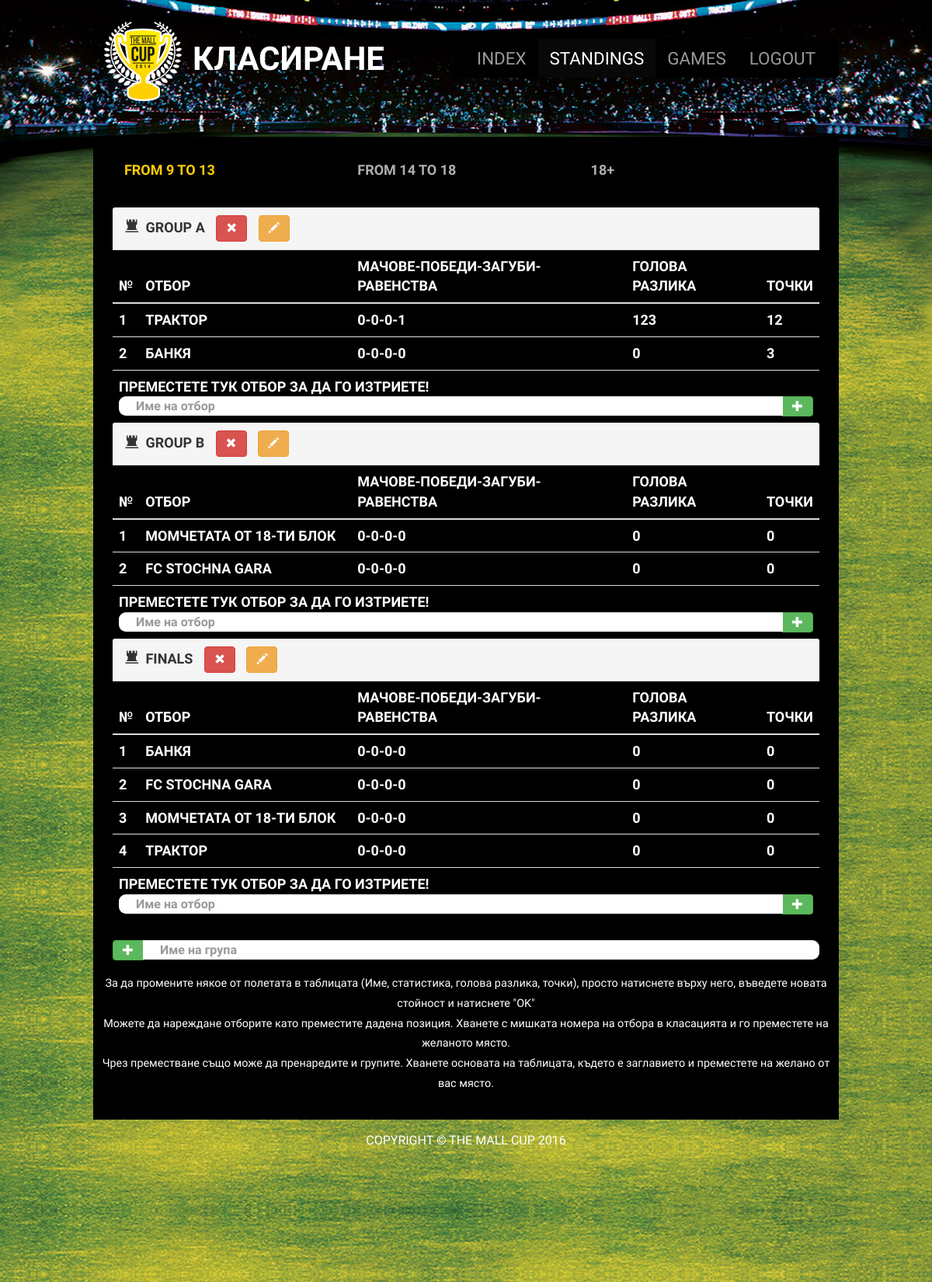
/admin/standings.php (signed in), run on the app's committed database.
### tables this page shows
CREATE TABLE IF NOT EXISTS `group` (
  `id` int(11) NOT NULL AUTO_INCREMENT,
  `gid` int(11) NOT NULL,
  `name` varchar(255) NOT NULL,
  `sort` int(11) NOT NULL,
  `stats_visible` int(11) NOT NULL DEFAULT '1',
  `games_visible` int(11) NOT NULL DEFAULT '1',
  PRIMARY KEY (`id`),
  KEY `gid` (`gid`)
);

CREATE TABLE IF NOT EXISTS `team` (
  `id` int(11) NOT NULL AUTO_INCREMENT,
  `gid` int(11) NOT NULL,
  `name` varchar(255) NOT NULL,
  `sort` int(11) NOT NULL,
  `stats` varchar(30) NOT NULL DEFAULT '0-0-0-0',
  `goals` int(11) NOT NULL DEFAULT '0',
  `points` int(11) NOT NULL DEFAULT '0',
  `hidden` int(11) DEFAULT '0',
  PRIMARY KEY (`id`),
  KEY `gid` (`gid`)
);

### admin/include/functions.php (called while the page is built, shortened)
<?php
function loadView($file, $params = array()) {
    include realpath(dirname(__FILE__)).'/../view/'.$file.'.php';
}
function loadTemplate($mainFile, $params = array()) {
    loadView($mainFile, $params);
}
?>

### admin/standings.php (called while the page is built)
<?php
require_once('include/main.php');
$data = array();
$groups = $db
    ->where('gid', "0")
    ->orderBy('sort','asc')
    ->get('`group`');
if($db->count > 0) {
    foreach($groups as $nr => $group) {
        $subgroups = $db
            ->where('gid', $group['id'])
            ->orderBy('sort','asc')
            ->get('`group`');
        if($db->count > 0) {
            foreach($subgroups as $nnr => $subgroup) {
                $teams = $db
                    ->where('gid', $subgroup['id'])
                    ->where('hidden', 0)
                    ->orderBy('sort','asc')
                    ->get('`team`');
                if($db->count > 0) {
                    $subgroups[$nnr]['teams'] = $teams;
                }
            }
            $groups[$nr]['subgroups'] = $subgroups;
        } else {
            $groups[$nr]['subgroups'] = null;
        }
    }
    $data['groups'] = $groups;
}
$data['title'] = "Класиране";
loadTemplate("standings", $data);
?>

### admin/classes/MysqliDb.php (called while the page is built, shortened)
<?php
class MysqliDb
{
    protected $_prefix;
    protected $_mysqli;
    protected $_query;
    protected $_where = array();
    protected $_orderBy = array();
    protected $_bindParams = array('');
    protected $host;
    protected $username;
    protected $password;
    protected $db;
    protected $port;
    public function __construct($host, $username, $password, $db, $port = NULL)
    {
        $this->host = $host;
        $this->username = $username;
        $this->password = $password;
        $this->db = $db;
        if($port == NULL)
            $this->port = ini_get ('mysqli.default_port');
        else
            $this->port = $port;
    }
    public function connect()
    {
        $this->_mysqli = new mysqli ($this->host, $this->username, $this->password, $this->db, $this->port)
            or die('There was a problem connecting to the database');
        $this->_mysqli->set_charset ('utf8');
    }
    protected function reset()
    {
        $this->_where = array();
        $this->_orderBy = array();
        $this->_bindParams = array('');
        $this->_query = null;
    }
    public function setPrefix($prefix = '')
    {
        $this->_prefix = $prefix;
    }
    public function get($tableName, $numRows = null, $columns = '*')
    {
        $column = is_array($columns) ? implode(', ', $columns) : $columns;
        $this->_query = "SELECT $column FROM $this->_prefix$tableName";
        $stmt = $this->_buildQuery($numRows);
        $stmt->execute();
        return $this->_dynamicBindResults($stmt);
    }
    public function where($whereProp, $whereValue = null)
    {
        $this->_where[$whereProp] = Array ("AND", $whereValue);
        return $this;
    }
    public function orderBy($orderByField, $orderbyDirection = "DESC")
    {
        $allowedDirection = Array ("ASC", "DESC");
        $orderbyDirection = strtoupper (trim ($orderbyDirection));
        $orderByField = preg_replace ("/[^-a-z0-9\.\(\),_]+/i",'', $orderByField);
        $this->_orderBy[$orderByField] = $orderbyDirection;
        return $this;
    }
    protected function _determineType($item)
    {
        switch (gettype($item)) {
            case 'NULL':
            case 'string':
                return 's';
                break;
            case 'boolean':
            case 'integer':
                return 'i';
                break;
        }
        return '';
    }
    protected function _bindParam($value)
    {
        $this->_bindParams[0] .= $this->_determineType ($value);
        array_push ($this->_bindParams, $value);
    }
    protected function _buildQuery($numRows = null, $tableData = null)
    {
        $hasTableData = is_array($tableData);
        $hasConditional = !empty($this->_where);
        if ($hasConditional) {
            $this->_query .= ' WHERE ';
            foreach ($this->_where as $column => $value) {
                if (array_search ($column, array_keys ($this->_where)) != 0)
                    $this->_query .= ' ' . $value[0]. ' ';
                if (is_array ($value[1])) {
                    $key = key($value[1]);
                    $val = $value[1][$key];
                    switch( strtolower($key) ) {
                        case '0':
                            $comparison = '';
                            foreach ($value[1] as $v)
                                $this->_bindParam ($v);
                            break;
                        case 'not in':
                        case 'in':
                            $comparison = ' ' . $key . ' (';
                            foreach($val as $v){
                                $comparison .= ' ?,';
                                $this->_bindParam ($v);
                            }
                            $comparison = rtrim($comparison, ',').' ) ';
                            break;
                        case 'not between':
                        case 'between':
                            $comparison = ' ' . $key . ' ? AND ? ';
                            $this->_bindParam ($val[0]);
                            $this->_bindParam ($val[1]);
                            break;
                        default:
                            $comparison = ' '.$key.' ? ';
                            $this->_bindParam ($val);
                    }
                } else if ($value[1] === null) {
                    $comparison = '';
                } else {
                    $comparison = ' = ? ';
                }
                $this->_query .= $column.$comparison;
            }
        }
        if (!empty ($this->_orderBy)) {
            $this->_query .= " ORDER BY ";
            foreach ($this->_orderBy as $prop => $value) {
                $this->_query .= $prop . " " . $value . ", ";
            }
            $this->_query = rtrim ($this->_query, ', ') . " ";
        }
        if (isset($numRows)) {
            if (is_array ($numRows))
                $this->_query .= ' LIMIT ' . (int)$numRows[0] . ', ' . (int)$numRows[1];
            else
                $this->_query .= ' LIMIT ' . (int)$numRows;
        }
        $stmt = $this->_prepareQuery();
        if (count ($this->_bindParams) > 1)
            call_user_func_array(array($stmt, 'bind_param'), $this->refValues($this->_bindParams));
        return $stmt;
    }
    protected function _dynamicBindResults(mysqli_stmt $stmt)
    {
        $parameters = array();
        $results = array();
        $meta = $stmt->result_metadata();
        $row = array();
        while ($field = $meta->fetch_field()) {
            $row[$field->name] = null;
            $parameters[] = & $row[$field->name];
        }
        call_user_func_array(array($stmt, 'bind_result'), $parameters);
        while ($stmt->fetch()) {
            $x = array();
            foreach ($row as $key => $val) {
                $x[$key] = $val;
            }
            array_push($results, $x);
        }
        return $results;
    }
    protected function _prepareQuery()
    {
        if (!$stmt = $this->_mysqli->prepare($this->_query)) {
            trigger_error("Problem preparing query ($this->_query) " . $this->_mysqli->error, E_USER_ERROR);
        }
        return $stmt;
    }
    protected function refValues($arr)
    {
        if (strnatcmp(phpversion(), '5.3') >= 0) {
            $refs = array();
            foreach ($arr as $key => $value) {
                $refs[$key] = & $arr[$key];
            }
            return $refs;
        }
        return $arr;
    }
    protected function replacePlaceHolders ($str, $vals) {
        $i = 1;
        $newStr = "";
        while ($pos = strpos ($str, "?")) {
            $newStr .= substr ($str, 0, $pos) . $vals[$i++];
            $str = substr ($str, $pos + 1);
        }
        return $newStr;
    }
}

### admin/include/main.php (called while the page is built, shortened)
<?php
require_once('classes/MysqliDb.php');
require_once('functions.php');
$db = new Mysqlidb(DB_HOST, DB_USER, DB_PASS, DB_NAME);
?>

### admin/view/stand_table.php (the view)
<table class="table" id="table-<?=$group['id']?>">
    <thead>
        <tr>
            <th>№</th>
            <th width="30%">Отбор</th>
            <th><span class="more">Мачове-Победи-Загуби-Равенства</span><span title="Мачове-Победи-Загуби-Равенства" class="less">(М-П-З-Р)</span></th>
            <th><span class="more">Голова Разлика</span><span title="Голова Разлика" class="less">(ГР)</span></th>
            <th><span class="more">Точки</span><span title="Точки" class="less">(Т)</span></th>
        </tr>
    </thead>
    <tbody>
        <?php if(isset($group['teams']) && !empty($group['teams'])): ?>
            <?php foreach($group['teams'] as $tnr => $team): ?>
            <tr id="row-<?=$team['id']?>">
                <td><?=($tnr+1)?></td>
                <td><?=$team['name']?></td>
                <td><?=$team['stats']?></td>
                <td><?=$team['goals']?></td>
                <td><?=$team['points']?></td>
            </tr>
            <?php endforeach; ?>
        <?php endif; ?>
    </tbody>
    <tfoot class="delete">
        <tr>
            <td colspan="5">Преместете тук отбор за да го изтриете! <span class="result"></span>
                <div class="input-group pull-right team-add">
                    <input type="text" name="name" value="" placeholder="Име на отбор" class="team-name form-control" />
                    <span class="input-group-btn">
                        <button class="btn btn-success team-add-button" type="button"><span class="glyphicon glyphicon-plus"></span></button>
                    </span>
                </div>
            </td>
        </tr>
    </tfoot>
</table>

### admin/view/standings.php (shortened to what this page needs)
<div class="form">
    <div class="ss-form-box">
        <div class="row">
            <div class="col-md-12">
                <div class="panel panel-primary">
                    <div class="panel-heading">
                        <ul class="nav panel-tabs">
                            <?php if(isset($groups) && !empty($groups)): ?>
                                <?php foreach($groups as $nr => $group): ?>
                                <li <?=($nr==0?'class="active"':'')?>><a href="#tab<?=$group['id']?>" data-toggle="tab"><?=$group['name']?></a></li>
                                <?php endforeach; ?>
                            <?php endif; ?>
                        </ul>
                    </div>
                    <div class="panel-body">
                        <div class="tab-content">
                            <?php if(isset($groups) && !empty($groups)): ?>
                                <?php foreach($groups as $nr => $group): ?>
                                <div class="tab-pane<?=($nr==0?' active':'')?>" id="tab<?=$group['id']?>">
                                    <div class="panels">
                                    <?php if(isset($group['subgroups']) && !empty($group['subgroups'])): ?>
                                        <?php foreach($group['subgroups'] as $nnr => $subgroup): ?>
                                        <div class="panel panel-default" id="panel-<?=$subgroup['id']?>">
                                            <div class="panel-heading">
                                                <span class="glyphicon glyphicon-tower"></span>
                                                <span class="gtitle"><?=$subgroup['name']?></span>
                                                <button class="btn btn-danger group-remove-button" type="button"><span class="glyphicon glyphicon-remove"></span></button>
                                                <button class="btn btn-warning group-change-button" type="button"><span class="glyphicon glyphicon-pencil"></span></button>
                                            </div>
                                            <?php loadView("stand_table", array("group" => $subgroup)); ?>
                                        </div>
                                        <?php endforeach; ?>
                                    <?php endif; ?>
                                    </div>
                                    <br />
                                    <div class="input-group pull-right group-add">
                                        <span class="input-group-btn">
                                            <button class="btn btn-success group-add-button" type="button"><span class="glyphicon glyphicon-plus"></span></button>
                                        </span>
                                        <input type="text" name="name" value="" placeholder="Име на група" class="group-name form-control" />
                                    </div>
                                </div>
                                <?php endforeach; ?>
                            <?php endif; ?>
                        </div>
                    </div>
                </div>
                <div  class="text-center">
                    <small>
                        За да промените някое от полетата в таблицата (Име, статистика, голова разлика, точки), просто натиснете върху него, въведете новата стойност и натиснете "OK"<br />
                        Можете да нареждане отборите като преместите дадена позиция. Хванете с мишката номера на отбора в класацията и го преместете на желаното място.<br />
                        Чрез преместване също може да пренаредите и групите. Хванете основата на таблицата, където е заглавието и преместете на желано от вас място.<br /><br />
                    </small>
                </div>
            </div>
        </div>
    </div>
</div>

### data on the page
group: name "FROM 9 TO 13"
group: name "FROM 14 TO 18"
group: name "18+"
group: name "GROUP A"
team: name "ТРАКТОР", stats "0-0-0-1", goals "123", points "12"
team: name "БАНКЯ", stats "0-0-0-0", goals "0", points "3"
group: name "GROUP B"
team: name "МОМЧЕТАТА ОТ 18-ТИ БЛОК", stats "0-0-0-0", goals "0", points "0"
team: name "FC STOCHNA GARA", stats "0-0-0-0", goals "0", points "0"
group: name "FINALS"
team: name "БАНКЯ", stats "0-0-0-0", goals "0", points "0"
team: name "FC STOCHNA GARA", stats "0-0-0-0", goals "0", points "0"
team: name "МОМЧЕТАТА ОТ 18-ТИ БЛОК", stats "0-0-0-0", goals "0", points "0"
team: name "ТРАКТОР", stats "0-0-0-0", goals "0", points "0"

### other printed values
$title "КЛАСИРАНЕ"
